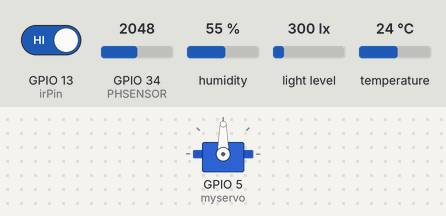
Simulated run of this sketch. Board: ESP32. Shown: servo. The test bench sets the inputs (shaded band); at power-on: GPIO 13 (irPin) HIGH, GPIO 34 (PHSENSOR) = 2048, humidity 55 %, light level 300 lx, temperature 24 °C. A WiFi scan finds three made-up networks; what the sketch prints to the serial monitor is not drawn.

Above: at 5.2 s.
5.3 s: GPIO 13 (irPin) driven LOW
At 8.1 s:
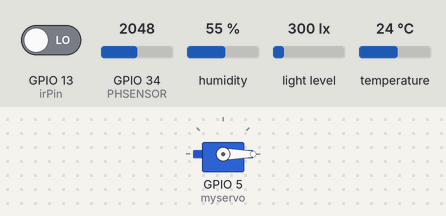
8.5 s: GPIO 13 (irPin) driven HIGH
At 10.4 s:
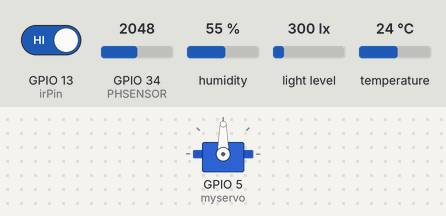
Timing chart, 0 to 11.9 s (numbered marks = the images above; inputs shaded):
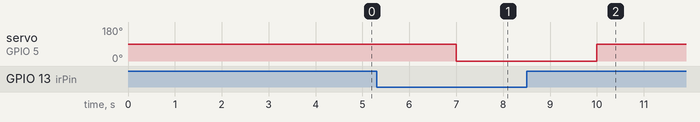

The sketch:

code_Khu_2.ino
```cpp
#include <esp_now.h>
#include <WiFi.h>
#include <DHT.h>
#include <BH1750.h>
#include <Adafruit_Sensor.h>
#include <esp_wifi.h>
#include <ESP32Servo.h>
BH1750 lightMeter;
#define PIN 33
#define DHTPIN 2
#define DHTTYPE    DHT11     // DHT 11
DHT dht(DHTPIN, DHTTYPE);
#define PHSENSOR 34
#define BOARD_ID 2
int irPin = 13;  // Khai báo chân kết nối cảm biến hồng ngoại
int threshold = HIGH;  // Giá trị cảm biến hồng ngoại cho phép mở cửa
Servo myservo;
float PHValue=0;
float Calibration_value = 21.34;

// REPLACE WITH THE RECEIVER'S MAC Address
uint8_t broadcastAddress1[] = {0x0C, 0xB8, 0x15, 0xF5, 0x1D, 0x58};
uint8_t broadcastAddress2[] = {0xB0, 0xB2, 0x1C, 0xA7, 0x34, 0xA8};

// Structure example to send data
// Must match the receiver structure
typedef struct struct_message {
    int id; // must be unique for each sender board
    float temp;
    float hum;
    float lux;
    int rain;
    int doamdat;
    float pH;
    int readingId;
} struct_message;

// Create a struct_message called myData
struct_message myData;

unsigned long previousMillis = 0;   // Stores last time temperature was published
const long interval = 10000;        // Interval at which to publish sensor readings

unsigned int readingId = 0;

// Insert your SSID
constexpr char WIFI_SSID[] = "REBOOT";

int32_t getWiFiChannel(const char *ssid) {
  if (int32_t n = WiFi.scanNetworks()) {
      for (uint8_t i=0; i<n; i++) {
          if (!strcmp(ssid, WiFi.SSID(i).c_str())) {
              return WiFi.channel(i);
          }
      }
  }
  return 0;
}

// Create peer interface
esp_now_peer_info_t peerInfo;

float readBH1750LightLevel() {
float lux = map(lightMeter.readLightLevel(),0,32767,0,100);
  Serial.print("Light: ");
  Serial.print(lux);
  Serial.println(" %");
}
float readDHTTemperature() {
  float t = dht.readTemperature();
  Serial.print("Temperature: ");
  Serial.print( t);
  Serial.println(" ºC");

}

float readDHTHumidity() {
  float h = dht.readHumidity();
  Serial.print("Humidity: ");
  Serial.print( h);
  Serial.println(" %");
}

// callback when data is sent
void OnDataSent(const uint8_t *mac_addr, esp_now_send_status_t status) {
  char macStr[18];
  Serial.print("Packet to: ");
  // Copies the sender mac address to a string
  snprintf(macStr, sizeof(macStr), "%02x:%02x:%02x:%02x:%02x:%02x",
           mac_addr[0], mac_addr[1], mac_addr[2], mac_addr[3], mac_addr[4], mac_addr[5]);
  Serial.print(macStr);
  Serial.print(" send status:\t");
  Serial.println(status == ESP_NOW_SEND_SUCCESS ? "Delivery Success" : "Delivery Fail");
}

void setup() {
  // Init Serial Monitor
  Serial.begin(115200);
  Wire.begin();
  dht.begin();
  lightMeter.begin();
  myservo.attach(5);
  pinMode(PHSENSOR,INPUT);
  // Set device as a Wi-Fi Station
  WiFi.mode(WIFI_STA);
  pinMode (PIN, INPUT);
  pinMode(irPin, INPUT);
 int32_t channel = getWiFiChannel(WIFI_SSID);

  WiFi.printDiag(Serial); // Uncomment to verify channel number before
  esp_wifi_set_promiscuous(true);
  esp_wifi_set_channel(channel, WIFI_SECOND_CHAN_NONE);
  esp_wifi_set_promiscuous(false);
  WiFi.printDiag(Serial); // Uncomment to verify channel change after

  // Init ESP-NOW
  if (esp_now_init() != ESP_OK) {
    Serial.println("Error initializing ESP-NOW");
    return;
  }

  // Once ESPNow is successfully Init, we will register for Send CB to
  // get the status of Trasnmitted packet
  esp_now_register_send_cb(OnDataSent);

  // Register peer
// esp_now_peer_info_t peerInfo;
  peerInfo.channel = 0;
  peerInfo.encrypt = false;

  memcpy(peerInfo.peer_addr, broadcastAddress1, 6);
  if (esp_now_add_peer(&peerInfo) != ESP_OK){
    Serial.println("Failed to add peer");
    return;
  }

  memcpy(peerInfo.peer_addr, broadcastAddress2, 6);
  if (esp_now_add_peer(&peerInfo) != ESP_OK){
    Serial.println("Failed to add peer");
    return;
  }
delay(2000);
}

void loop() {
int irValue = digitalRead(irPin);  // Đọc giá trị từ cảm biến hồng ngoại
if(irValue ==0){
  myservo.write(0);
   delay(1000);  // Chờ 1 giây
    Serial.println("value");
    Serial.print( irValue);
}
  else if(irValue ==1){
    myservo.write(90);
    delay(1000);  // Chờ 1 giây
      Serial.println("value");
      Serial.print( irValue);
  }
 unsigned long currentMillis = millis();
  if (currentMillis - previousMillis >= interval) {
    // Save the last time a new reading was published
    previousMillis = currentMillis;

 float PHVolt;
 unsigned long ADCValue;
 PHVolt = 0;
 ADCValue=0;
 for(int i=0; i<100; i++)
 {
   ADCValue += analogRead(PHSENSOR);
   delay(3);
  }

    ADCValue=ADCValue/100;
    PHVolt=(float)ADCValue*3.6/4095;
    PHVolt=PHVolt-0.46; //offset on physical
    PHValue = -5.70 * PHVolt + Calibration_value;
    Serial.print("PH: ");
    Serial.println(PHValue);

    int doam = analogRead(PIN);
    int doam_dat = 100 - map(doam,0,4095,100,0);

  myData.id = BOARD_ID;
  myData.temp = readDHTTemperature();
  myData.hum = readDHTHumidity();
  myData.lux = readBH1750LightLevel();
  myData.doamdat = doam_dat;
  myData.pH =  PHValue;
  myData.readingId = readingId++;
  Serial.print("doamdat: ");
  Serial.print( doam_dat);
  Serial.println(" %");


  // Send message via ESP-NOW

  esp_err_t result = esp_now_send(0, (uint8_t *) &myData, sizeof(myData));

  if (result == ESP_OK) {
    Serial.println("Sent with success");
  }
  else {
    Serial.println("Error sending the data");
  }

}
delay(2000);
}
```

Measured:
- after the input at 5.3 s, servo on GPIO 5 (myservo): 90° → 0° after 1.7 s
- after the input at 8.5 s, servo on GPIO 5 (myservo): 0° → 90° after 1.5 s
